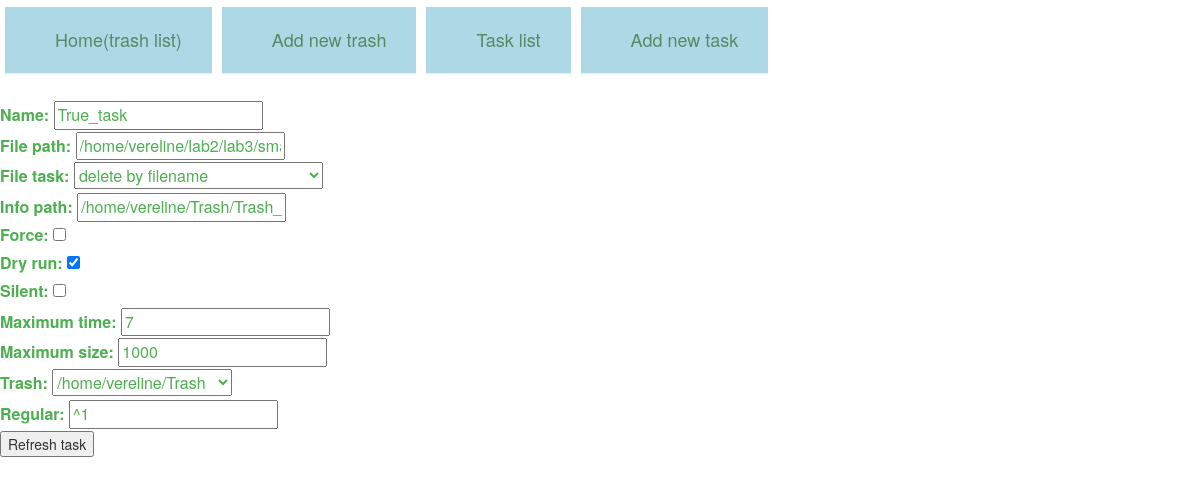
The page /refresh_task/4 on the database as committed earlier.
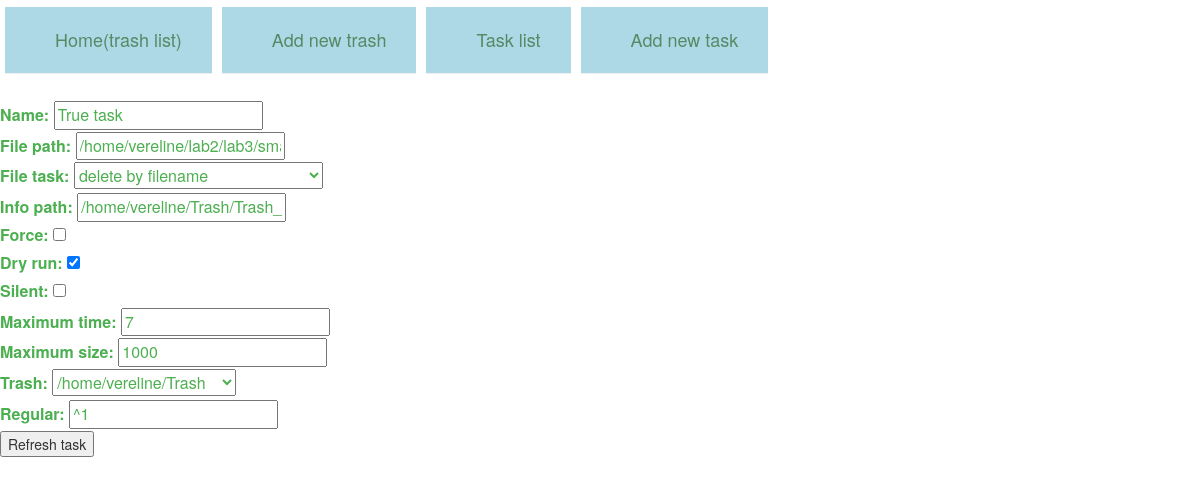
The same page on the database as committed later.
### trashes/models.py (models this page shows, shortened)
class TaskToDo(models.Model):
    name = models.CharField(max_length=256, default=' ')
    file_path = models.CharField(max_length=256, default=' ')
    trash = models.ForeignKey(Trash, default=None)
    force = models.BooleanField(default=False)
    dry_run = models.BooleanField(default=False)
    silent = models.BooleanField(default=False)
    tasks = (
        ('delete by regex', 'delete by regex'),
        ('delete by filename', 'delete by filename'),
        ('recover all trash', 'recover all trash'),
        ('clear all trash', 'clear all trash'),
        ('remove files from trash', 'remove files from trash'),
        ('recover files from trash', 'recover files from trash'),
        ('remove files from trash by regex', 'remove files from trash by regex'),
        ('recover files from trash by regex', 'recover files from trash by regex')
    )
    file_task = models.CharField(max_length=256, choices=tasks, default=None)
    regular = models.CharField(max_length=256, default=' ')
    info_path = models.CharField(max_length=256, default=' ')
    maximum_size = models.PositiveIntegerField(default=1000)
    maximum_time = models.PositiveIntegerField(default=7)
    NOTDONE = 'Not done'
    INPROCESS = 'In process'
    WAITING = 'Waiting'
    DONE = 'Done'
    ERROR = 'Error'
    task_process_choices = (
        (NOTDONE, 'Not done'),
        (INPROCESS, 'In process'),
        (WAITING, 'Waiting'),
        (DONE, 'Done'),
        (ERROR, 'Error'),
    )
    task_process = models.CharField(
        max_length=256,
        choices=task_process_choices,
        default=NOTDONE,
    )
    class Meta:
        db_table = 'task'

### trashes/views.py (the view)
# urls.py: url(r'^refresh_task/(?P<pk>\d+)$', views.RefreshTask.as_view(), name='refresh_task'),
class RefreshTask(UpdateView):
    success_url = reverse_lazy('task_list')
    template_name = "refresh_task.html"
    model = TaskToDo
    fields = ('name', 'file_path', 'file_task', 'info_path', 'force', 'dry_run', 'silent',
              'maximum_time', 'maximum_size', 'trash', 'regular', )

### trashes/models.py (called while the page is built)
    def __str__(self):              # __unicode__ on Python 2
        return os.path.abspath(self.path)

### templates/refresh_task.html (shortened to what this page needs)
{% extends 'base.html' %}
{% block content %}
<table >
        <tbody>
            <tr>
                <td ><div class="page-header"><a href={% url 'main' %}>Home(trash list)</a></div></td>
            <td ><div class="page-header"><a href={% url 'add_trash' %}>Add new trash</a></div></td>
            <td ><div class="page-header"><a href={% url 'task_list'%}>Task list</a></div></td>
            <td ><div class="page-header"><a href={% url 'add_task'%}>Add new task</a></div></td>
            </tr>
        </tbody>
    </table>
<form method="Post" action="">
                {{ form.as_p }}
                <input type="submit" value="Refresh task">
</form>
{% endblock %}

Rows that differ between the two databases and show on the page:
changed TaskToDo "/home/vereline/lab2/lab3/smartrm/11": name "True_task" → "True task"
